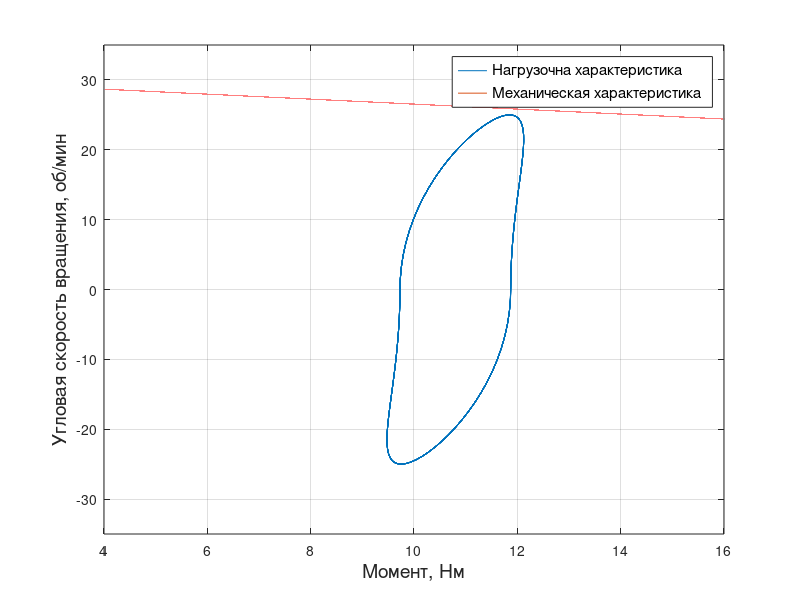

Here is the MATLAB script that generated this plot:
% % построение нагрузочной характеристики
t = 0:0.1:100;
w = 2.5;
a = 3.5;
w_ = w / a;
J = 0.5;
M = 9;% was 6
k = 0.14; % гидродинамический коэф
a_t = a*sin(w_*t);
w_t = a*w_*cos(w_*t);
q_t = a*w_*w_*sin(w_*t);
Mn = 1.2*(-J.*q_t + k.*abs(w_t).*w_t + M);
plot(Mn, 10*w_t)
xlim([4 16])
ylim([-35 35])
xlabel("Момент, Нм", "FontSize", 14)
ylabel("Угловая скорость вращения, об/мин", "FontSize", 14)
grid on
hold on
% построение механической характеристики двигателя
u = 0.8;
i = 196;
m_ = 539;
m = 0:0.1:m_* i * u * 0.25;
n0 = 5900/i;
N_M = n0*(1 - m/(m_ * i * u));
plot(m/1000, N_M)

legend("Нагрузочна характеристика", "Механическая характеристика", "FontSize", 11)
